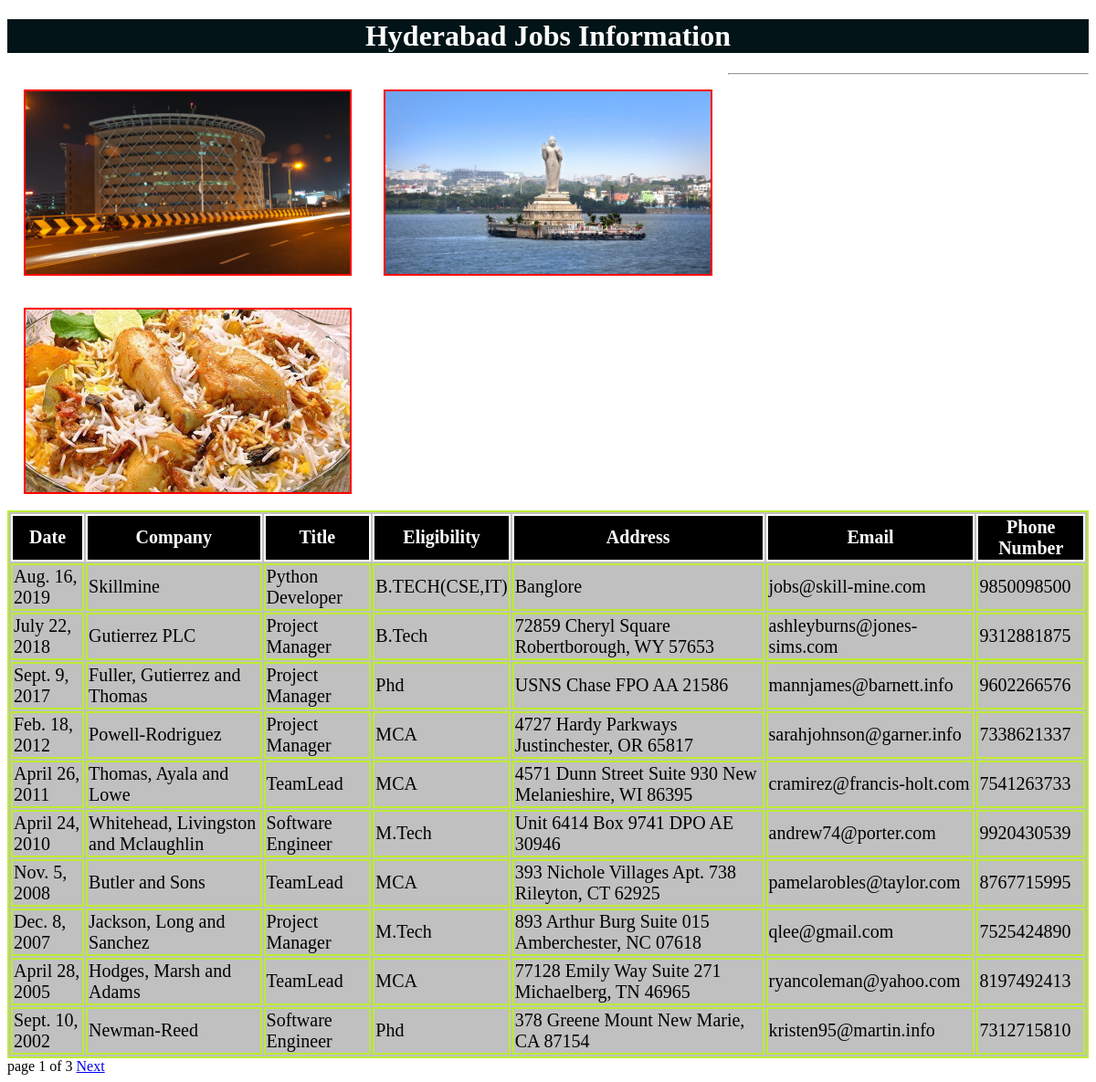
Screenshot of /hydjobs/ with the database file from the repository.
### testapp/models.py (models this page shows)
class hydjobs(models.Model):
    date=models.DateField();
    company=models.CharField(max_length=100);
    title=models.CharField(max_length=20);
    eligibility=models.CharField(max_length=50);
    address=models.CharField(max_length=100)
    email=models.EmailField();
    phonenumber=models.IntegerField(max_length=10)

### testapp/views.py (the view)
# urls.py: url(r'^hydjobs/', views.hydjobs1),
def hydjobs1(request):
    job_list=hydjobs.objects.order_by('-date')
    paginator=Paginator(job_list,10)
    page_number=request.GET.get('page')
    try:
        job_list=paginator.page(page_number)
    except PageNotAnInteger:
        job_list=paginator.page(1)
    except EmptyPage:
        job_list=paginator.page(paginator.num_pages)
    return render(request,'testapp/hydjobs.html',{'job_list':job_list})

### templates/testapp/hydjobs.html (shortened to what this page needs)
<!DOCTYPE html>
{%load staticfiles%}
<html lang="en" dir="ltr">
  <head>
    <link rel="stylesheet" href="{% static "css/project.css" %}">
  </head>
  <body>
    <h1>Hyderabad Jobs Information</h1>
      <img src="{%static "images/hyd2.jpg"%}" alt="">
      <img src="{%static "images/hyd1.jpg"%}" alt="">
      <img src="{%static "images/hyd3.jpg"%}" alt="">
      <hr>
      {% if job_list %}
      <table id='tab'>
        <thead>
          <th>Date</th>
          <th>Company</th>
          <th>Title</th>
          <th>Eligibility</th>
          <th>Address</th>
          <th>Email</th>
          <th>Phone Number</th>
        </thead>
        {%for job in job_list %}
        <tr>
          <td>{{job.date}}</td>
          <td>{{job.company}}</td>
          <td>{{job.title}}</td>
          <td>{{job.eligibility}}</td>
          <td>{{job.address}}</td>
          <td>{{job.email}}</td>
          <td>{{job.phonenumber}}</td>
        </tr>
        {% endfor %}
      </table>
      {%include 'testapp/pagination.html' with page=job_list%}
      {%else %}
      <p>No Jobs Found in Hyderabad</p>
    {% endif %}
  </body>
</html>

### templates/testapp/pagination.html (shortened to what this page needs)
<div class="paginator">
  <span class='current'>
    page {{page.number}} of {{page.paginator.num_pages}}
  </span>
  <span>
     {%if page.has_next%}
        <a href="?page={{page.next_page_number}}">Next</a>
     {%endif%}
 </span>
</div>

### static/css/project.css (style rules this page uses)
body { background: url(https://encrypted-tbn0.gstatic.com/images?q=tbn%3AANd9GcTcSaHN7c_8ijCM9ECvznCpXuxa4NxEAfYLc5QVTbLNY7OKelGc) }
img { height: 200px; width:30%; float:left; margin:1.5%; border:2px solid red; }
h1 { color:white; text-align: center; background:#021417; }
table,thead,th,tr,td { color:Black; border:2px solid #bdeb34; font-size: 20px; margin:auto; background:silver; }
thead,th { color:white; border:2px solid white; font-size: 20px; margin:auto; background:black; }

### rows the page displays
hydjobs: date "Aug. 16, 2019", company "Skillmine", title "Python Developer", eligibility "B.TECH(CSE,IT)", address "Banglore", email "jobs@skill-mine.com", phonenumber "9850098500"
hydjobs: date "July 22, 2018", company "Gutierrez PLC", title "Project Manager", eligibility "B.Tech", address "72859 Cheryl Square Robertborough, WY 57653", email "ashleyburns@jones-sims.com", phonenumber "9312881875"
hydjobs: date "Sept. 9, 2017", company "Fuller, Gutierrez and Thomas", title "Project Manager", eligibility "Phd", address "USNS Chase FPO AA 21586", email "mannjames@barnett.info", phonenumber "9602266576"
hydjobs: date "Feb. 18, 2012", company "Powell-Rodriguez", title "Project Manager", eligibility "MCA", address "4727 Hardy Parkways Justinchester, OR 65817", email "sarahjohnson@garner.info", phonenumber "7338621337"
hydjobs: date "April 26, 2011", company "Thomas, Ayala and Lowe", title "TeamLead", eligibility "MCA", address "4571 Dunn Street Suite 930 New Melanieshire, WI 86395", email "cramirez@francis-holt.com", phonenumber "7541263733"
hydjobs: date "April 24, 2010", company "Whitehead, Livingston and Mclaughlin", title "Software Engineer", eligibility "M.Tech", address "Unit 6414 Box 9741 DPO AE 30946", email "andrew74@porter.com", phonenumber "9920430539"
hydjobs: date "Nov. 5, 2008", company "Butler and Sons", title "TeamLead", eligibility "MCA", address "393 Nichole Villages Apt. 738 Rileyton, CT 62925", email "pamelarobles@taylor.com", phonenumber "8767715995"
hydjobs: date "Dec. 8, 2007", company "Jackson, Long and Sanchez", title "Project Manager", eligibility "M.Tech", address "893 Arthur Burg Suite 015 Amberchester, NC 07618", email "qlee@gmail.com", phonenumber "7525424890"
hydjobs: date "April 28, 2005", company "Hodges, Marsh and Adams", title "TeamLead", eligibility "MCA", address "77128 Emily Way Suite 271 Michaelberg, TN 46965", email "ryancoleman@yahoo.com", phonenumber "8197492413"
hydjobs: date "Sept. 10, 2002", company "Newman-Reed", title "Software Engineer", eligibility "Phd", address "378 Greene Mount New Marie, CA 87154", email "kristen95@martin.info", phonenumber "7312715810"

### other values shown
{{ page.number }} "1"
{{ page.paginator.num_pages }} "3"
